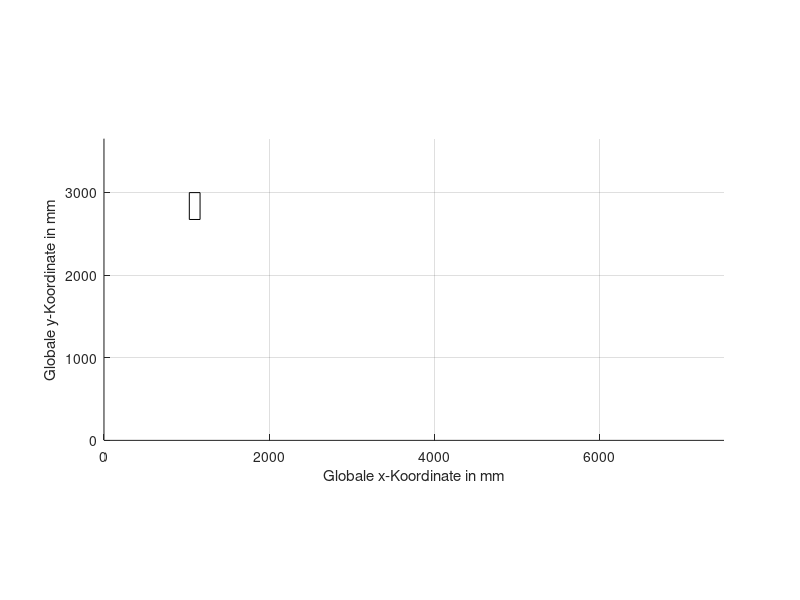

Here is the MATLAB script that generated this plot: (Note: this script raises an error after producing the figure.)
%% Detailansicht Fertigungsbereich
%%INIT
clear all;
d=350; %[mm]
r=d/2;
Sicherheit= 50; %[mm]
OffsetAnfahr= 50;
%Plotfarben
farbeWarte=[1 0 0 0.2];
farbeLadestation=[0 1 0 0.2];
farbeAnfahr=[0 0 0 0.2];

% Lade Anfahr und Abgabepose aus Mat-file
AbgabeAnfahrPose=load('AbgabeAnfahrPose.mat');
AbgabeX=AbgabeAnfahrPose.AbgabeAnfahrPosen(:,1:6);
AbgabeY=AbgabeAnfahrPose.AbgabeAnfahrPosen(:,7:12);
AnfahrX=AbgabeAnfahrPose.AbgabeAnfahrPosen(:,13:18);
AnfahrY=AbgabeAnfahrPose.AbgabeAnfahrPosen(:,19:24);

%Berechne Fertigungsbereich
FertigungsbP1X = AnfahrX(1,3)-r-Sicherheit;
FertigungsbP1Y = AnfahrY(1,3)-r-Sicherheit;
FertigungsbP2X = (AnfahrX(4,6)+r+Sicherheit)-FertigungsbP1X;
FertigungsbP2Y = (AnfahrY(4,6)+r+Sicherheit)-FertigungsbP1Y;

%Positionen Stationen
Station1X = 1032;
Station1Y = 2672;

Station2X = 2244;
Station2Y = 2672;

Station3X = 3461;
Station3Y = 2672;

Station4X = 4636;
Station4Y = 2672;

StationXdim = 130;
StationYdim = 325;

StationX = [Station1X Station2X Station3X Station4X];
StationY = [Station1Y Station2Y Station3Y Station4Y];

%Warteposen berechnen
Wartepose=zeros(4,6);
for n=1:1:4
    %vorne
    Wartepose(n,1)=AnfahrX(n,3);
    Wartepose(n,2)=AnfahrX(n,4);
    Wartepose(n,3)=FertigungsbP1Y-Sicherheit-r;
    %hinten  
    Wartepose(n,4)=AnfahrX(n,1);
    Wartepose(n,5)=AnfahrX(n,6);
    Wartepose(n,6)=FertigungsbP1Y+FertigungsbP2Y+Sicherheit+r;
end

% Ladestationen
LadeX = [5965 6182 6950 6813 6665];
LadeY = [2593 2593 2168 3112 3110];

%% Karte erstellen
%close all;[
figure();
axis equal
xlim([0 7500]),ylim([0 3650]);
title(''),xlabel('Globale x-Koordinate in mm'),ylabel('Globale y-Koordinate in mm');
grid on;
hold on;


% rectangle('Position',[FertigungsbP1X FertigungsbP1Y FertigungsbP2X FertigungsbP2Y], 'FaceColor', [0.1 0.1 0.5 0.2])
for n = 1 : 1 : 4
    rectangle('Position',[StationX(n) StationY(n) StationXdim StationYdim])
    %Plotte Warteposen vor und hinter Stationen
    plotRobot( Wartepose(n,1),Wartepose(n,3),farbeWarte);
    plotRobot( Wartepose(n,2),Wartepose(n,3),farbeWarte);
    plotRobot( Wartepose(n,4),Wartepose(n,6),farbeWarte);
    plotRobot( Wartepose(n,5),Wartepose(n,6),farbeWarte);
    
end
%% Parkposition
ParkX(1)=((Station2X-(Station1X+StationXdim))/2)+Station1X+StationXdim;
ParkY(1)=Station1Y+(StationYdim/2);

ParkX(2)=((Station3X-(Station2X+StationXdim))/2)+Station2X+StationXdim;
ParkY(2)=Station2Y+(StationYdim/2);

ParkX(3)=((Station4X-(Station3X+StationXdim))/2)+Station3X+StationXdim;
ParkY(3)=Station3Y+(StationYdim/2);

farbePark=[1 1 1 0];

for n=1:1:3
    plotRobot( ParkX(n), ParkY(n), farbeWarte );
    
end
%% Ladestationen einzeichnen
nr = 1;
plotRobot( LadeX(nr), LadeY(nr),farbeAnfahr);
nr = 2;
plotRobot( LadeX(nr), LadeY(nr),farbeLadestation);
nr = 3;
plotRobot( LadeX(nr), LadeY(nr),farbeAnfahr);
nr = 4;
plotRobot( LadeX(nr), LadeY(nr),farbeAnfahr);
nr = 5;
plotRobot( LadeX(nr), LadeY(nr),farbeLadestation);

%% FIFOs einzeichnen
FIFOX=[1103 2308 3507 4694];
FIFOY=[250 250 250 250];
ParkplatzX=[6200 6800 7200 7200 7200];
ParkplatzY=[250 250 550 1150 1750];
OffsetFIFO = 400;
farbeFIFO= [0 0 1 0.4];
for nr = 1 : 1 : 4
    plotRobot( FIFOX(nr), FIFOY(nr),farbeFIFO);
    plotRobot( FIFOX(nr)-OffsetFIFO, FIFOY(nr),farbeFIFO);
    plotRobot( FIFOX(nr)+OffsetFIFO, FIFOY(nr),farbeFIFO);
end
for nr = 1 : 1 : 5
    plotRobot( ParkplatzX(nr), ParkplatzY(nr),farbeFIFO);
end
%Zone4
rectangle('Position',[600 2500 5300-600 3200-2500], 'FaceColor', [1 0 0 0.5])
%Zone1
rectangle('Position',[2750 3200 5500-2750 3600-3200], 'FaceColor', [0 1 0 0.5])
%Zone2
rectangle('Position',[600 3200 2750-600 3600-3200], 'FaceColor', [0 0 1 0.5])
%Zone3
rectangle('Position',[0 2000 600 3600-2000], 'FaceColor', [1 0 1 0.5])
%Zone5
rectangle('Position',[5000 2500 7400-5000 3600-2500], 'FaceColor', [0 1 1 0.5])











